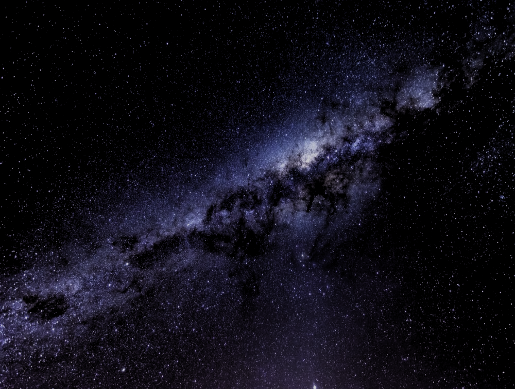
#> input picture galaxy.png, 515 x 389 px
$ python -i plot_universe.py   (imports and definitions only)
#> lines starting #> are read from the running program, lines starting #| are printed output that depends on the picture
#> further down, picture is the input picture: shape (389, 515, 3); mean B, G, R 23.9, 14.3, 15.7
import matplotlib.pyplot as plt
import numpy as np
import cv2
import seaborn as sns
import matplotlib.patches as mpatches

# [38 lines left out: functions generate_galaxies, scale_img, not called in this run]

def change_brightness(img, value=30):
#> called with value = 30
    hsv = cv2.cvtColor(img, cv2.COLOR_BGR2HSV)
#> hsv: shape (389, 515, 3); mean H, S, V 77.7, 74.1, 23.9
    h, s, v = cv2.split(hsv)
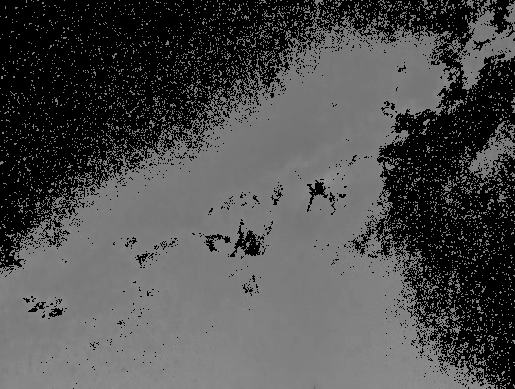
#> h: shape (389, 515); min 0, max 150, mean 77.7
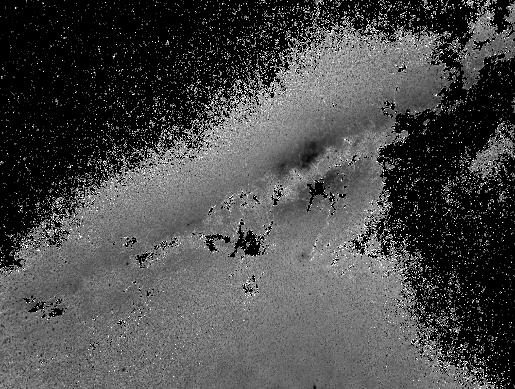
#> s: shape (389, 515); min 0, max 255, mean 74.1
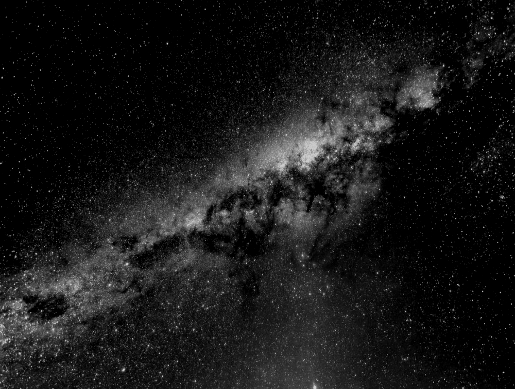
#> v: shape (389, 515); min 0, max 205, mean 23.9
    v = cv2.add(v,value)
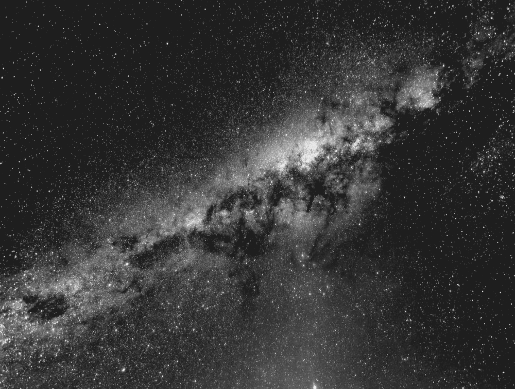
#> v: shape (389, 515); min 30, max 235, mean 53.9
    v[v > 255] = 255
    v[v < 0] = 0
    final_hsv = cv2.merge((h, s, v))
#> final_hsv: shape (389, 515, 3); mean H, S, V 77.7, 74.1, 53.9
    img = cv2.cvtColor(final_hsv, cv2.COLOR_HSV2BGR)
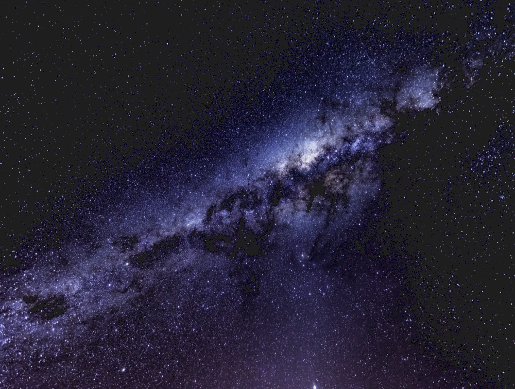
#> img: shape (389, 515, 3); mean B, G, R 53.9, 35.3, 38.3
    return img

# [16 lines left out: function plot_stars, not called in this run]


# [6 lines not run here, left out]

>>> import cv2
>>> picture = cv2.imread('galaxy.png')
>>> result = change_brightness(picture)
